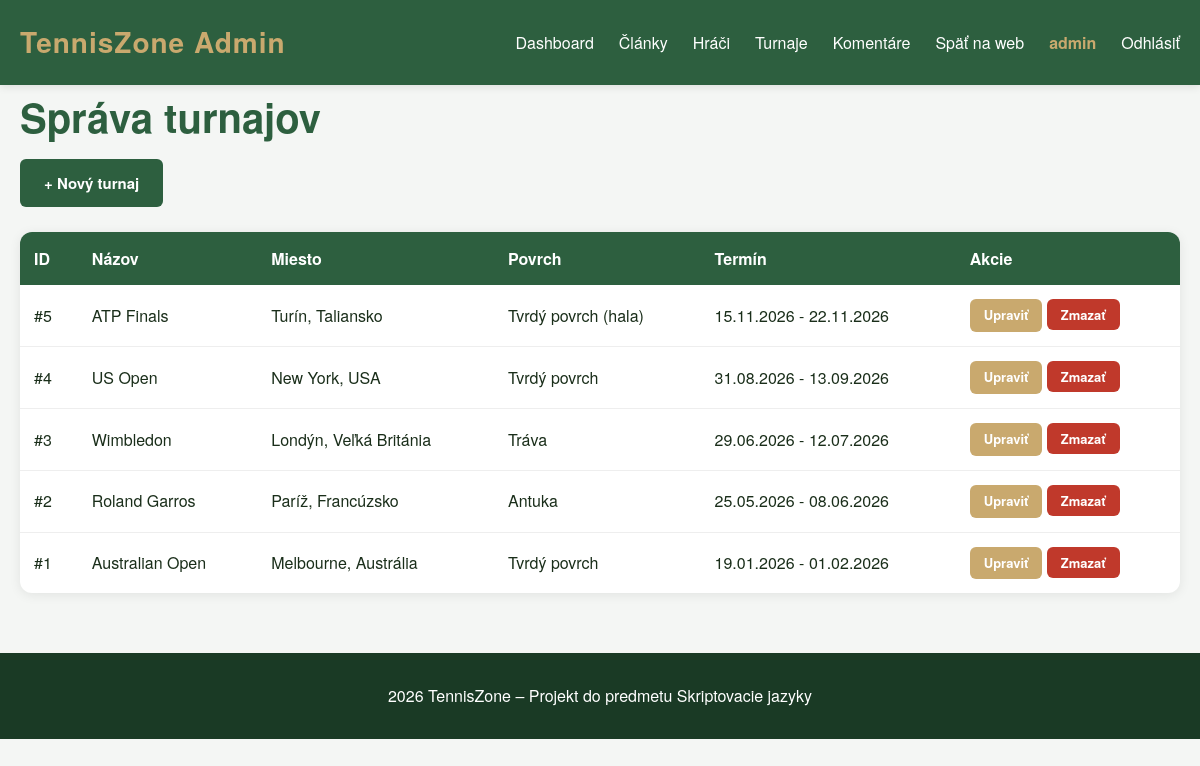
The app's page /public/templates/admin-tournaments.php (signed in) with its own data.
### tables this page shows
CREATE TABLE IF NOT EXISTS tournaments (
    id INT AUTO_INCREMENT PRIMARY KEY,
    name VARCHAR(150) NOT NULL,
    location VARCHAR(100),
    surface VARCHAR(50),
    start_date DATE,
    end_date DATE,
    prize_money INT,
    description TEXT,
    image VARCHAR(255),
    created_at TIMESTAMP DEFAULT CURRENT_TIMESTAMP
);

### app/core/Database.php (called while the page is built)
<?php
class Database {
    private $host = 'localhost';
    private $dbname = 'tenniszone1';
    private $username = 'root';
    private $password = '';
    private PDO $connection;
    public function __construct() {
        try {
            $dsn = "mysql:host={$this->host};dbname={$this->dbname};charset=utf8mb4";
            $this->connection = new PDO($dsn, $this->username, $this->password);
            $this->connection->setAttribute(PDO::ATTR_ERRMODE, PDO::ERRMODE_EXCEPTION);
            $this->connection->setAttribute(PDO::ATTR_DEFAULT_FETCH_MODE, PDO::FETCH_OBJ);
        } catch (PDOException $e) {
            echo "Chyba pripojenia: " . $e->getMessage();
        }
    }
    public function getConnection() {
        return $this->connection;
    }
}

### app/models/Tournament.php (called while the page is built, shortened)
<?php
require_once __DIR__ . '/../core/Database.php';
class Tournament {
    private $db;
    public function __construct() {
        $database = new Database();
        $this->db = $database->getConnection();
    }
    public function all() {
        $sql = "SELECT * FROM tournaments ORDER BY start_date DESC";
        $stmt = $this->db->query($sql);
        return $stmt->fetchAll();
    }
}

### public/templates/admin-tournaments.php (the view, shortened to what this page needs)
<?php include __DIR__ . '/partials/header-admin.php'; ?>
<?php
require_once __DIR__ . '/../../app/models/Tournament.php';
$tournament = new Tournament();
$tournaments = $tournament->all();
?>
<div class="admin-toolbar">
    <h1>Správa turnajov</h1>
    <a href="tournament-create.php" class="btn btn-add">+ Nový turnaj</a>
</div>
<table>
    <thead>
        <tr>
            <th>ID</th>
            <th>Názov</th>
            <th>Miesto</th>
            <th>Povrch</th>
            <th>Termín</th>
            <th>Akcie</th>
        </tr>
    </thead>
    <tbody>
        <?php foreach ($tournaments as $t): ?>
            <tr>
                <td>#<?php echo $t->id; ?></td>
                <td><?php echo htmlspecialchars($t->name ?? ''); ?></td>
                <td><?php echo htmlspecialchars($t->location ?? ''); ?></td>
                <td><?php echo htmlspecialchars($t->surface ?? ''); ?></td>
                <td>
                    <?php echo $t->start_date ? date('d.m.Y', strtotime($t->start_date)) : '-'; ?>
                    -
                    <?php echo $t->end_date ? date('d.m.Y', strtotime($t->end_date)) : '-'; ?>
                </td>
                <td>
                    <a href="tournament-edit.php?id=<?php echo $t->id; ?>" class="btn btn-edit">Upraviť</a>
                    <form method="POST" style="display:inline;" onsubmit="return confirm('Naozaj zmazať turnaj?')">
                        <button type="submit" class="btn btn-delete">Zmazať</button>
                    </form>
                </td>
            </tr>
        <?php endforeach; ?>
    </tbody>
</table>
<?php include __DIR__ . '/partials/footer.php'; ?>

### public/assets/css/style.css (style rules this page uses)
* { box-sizing: border-box; margin: 0; padding: 0; }
body { font-family: 'Helvetica Neue', Arial, sans-serif; background: #f4f6f4; color: #1a2e1a; line-height: 1.6; }
h1 { font-size: 2.5rem; color: #2d5f3f; margin-bottom: 10px; }
form { background: white; padding: 30px; border-radius: 12px; box-shadow: 0 2px 12px rgba(0,0,0,0.08); max-width: 500px; margin: 30px auto; }
button { background: #2d5f3f; color: white; border: none; padding: 12px 24px; border-radius: 6px; font-size: 15px; font-weight: 600; cursor: pointer; transition: background 0.2s; }
table { width: 100%; border-collapse: collapse; background: white; border-radius: 12px; overflow: hidden; box-shadow: 0 2px 12px rgba(0,0,0,0.08); margin: 25px 0; }
table th { background: #2d5f3f; color: white; padding: 14px; text-align: left; font-weight: 600; }
table td { padding: 14px; border-bottom: 1px solid #eee; }
table tr:last-child td { border-bottom: none; }
table form { background: none; padding: 0; box-shadow: none; margin: 0; display: inline; }
table form button { padding: 6px 12px; font-size: 13px; background: #c0392b; }
.btn { display: inline-block; padding: 10px 20px; border-radius: 6px; font-weight: 600; text-decoration: none; border: none; cursor: pointer; font-size: 14px; transition: all 0.2s; font-family: inherit; }
.btn-add { background: #2d5f3f; color: white; padding: 12px 24px; font-size: 15px; }
.btn-edit { background: #c9a96e; color: white; padding: 6px 14px; font-size: 13px; }
.btn-delete { background: #c0392b; color: white; padding: 6px 14px; font-size: 13px; }

### records on screen
tournaments: id "5", name "ATP Finals", location "Turín, Taliansko", surface "Tvrdý povrch (hala)", start_date "15.11.2026", end_date "22.11.2026"
tournaments: id "4", name "US Open", location "New York, USA", surface "Tvrdý povrch", start_date "31.08.2026", end_date "13.09.2026"
tournaments: id "3", name "Wimbledon", location "Londýn, Veľká Británia", surface "Tráva", start_date "29.06.2026", end_date "12.07.2026"
tournaments: id "2", name "Roland Garros", location "Paríž, Francúzsko", surface "Antuka", start_date "25.05.2026", end_date "08.06.2026"
tournaments: id "1", name "Australian Open", location "Melbourne, Austrália", surface "Tvrdý povrch", start_date "19.01.2026", end_date "01.02.2026"

### other values on screen
$_SESSION['username'] "admin"
